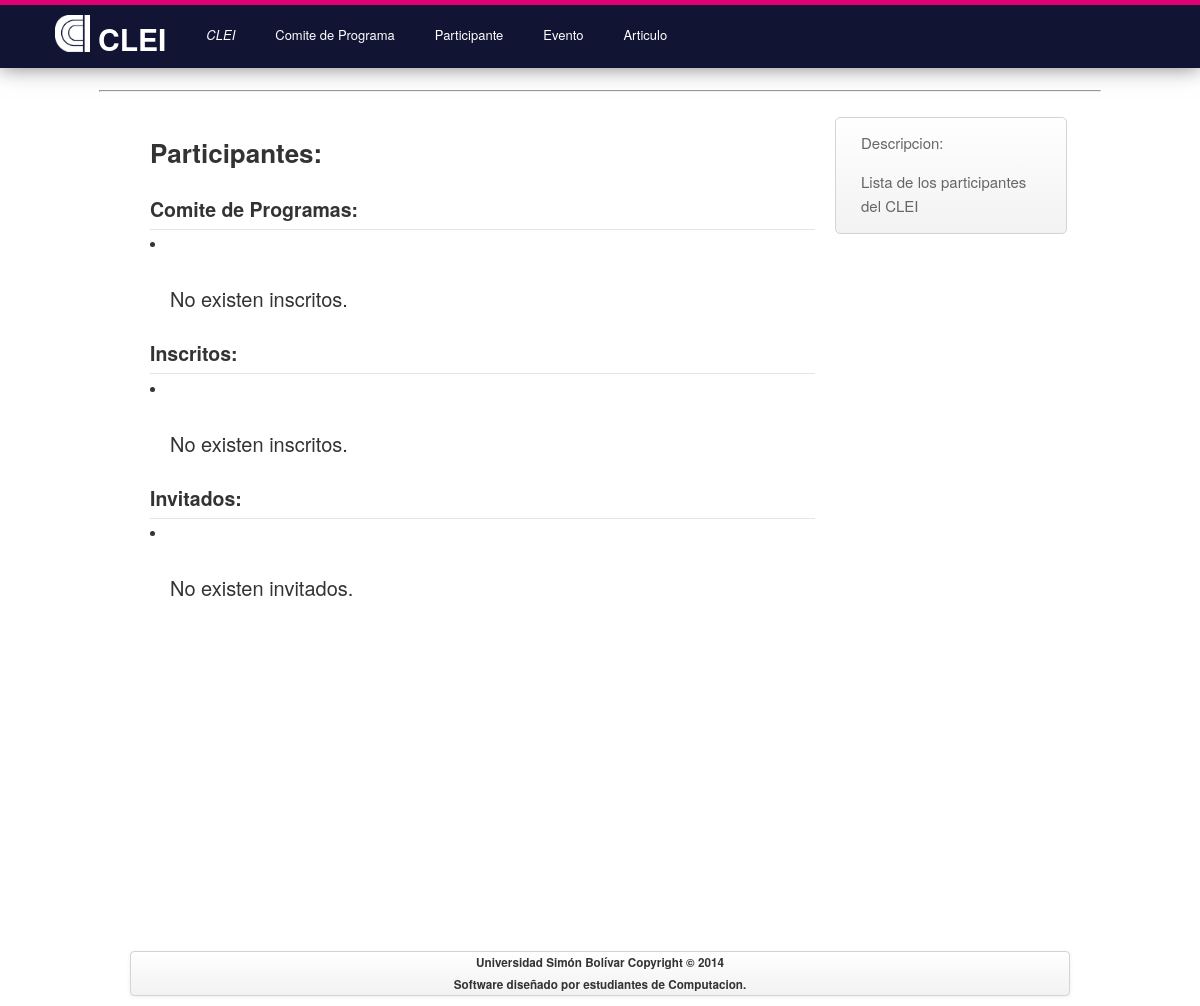
The app's page /persona/, older data.
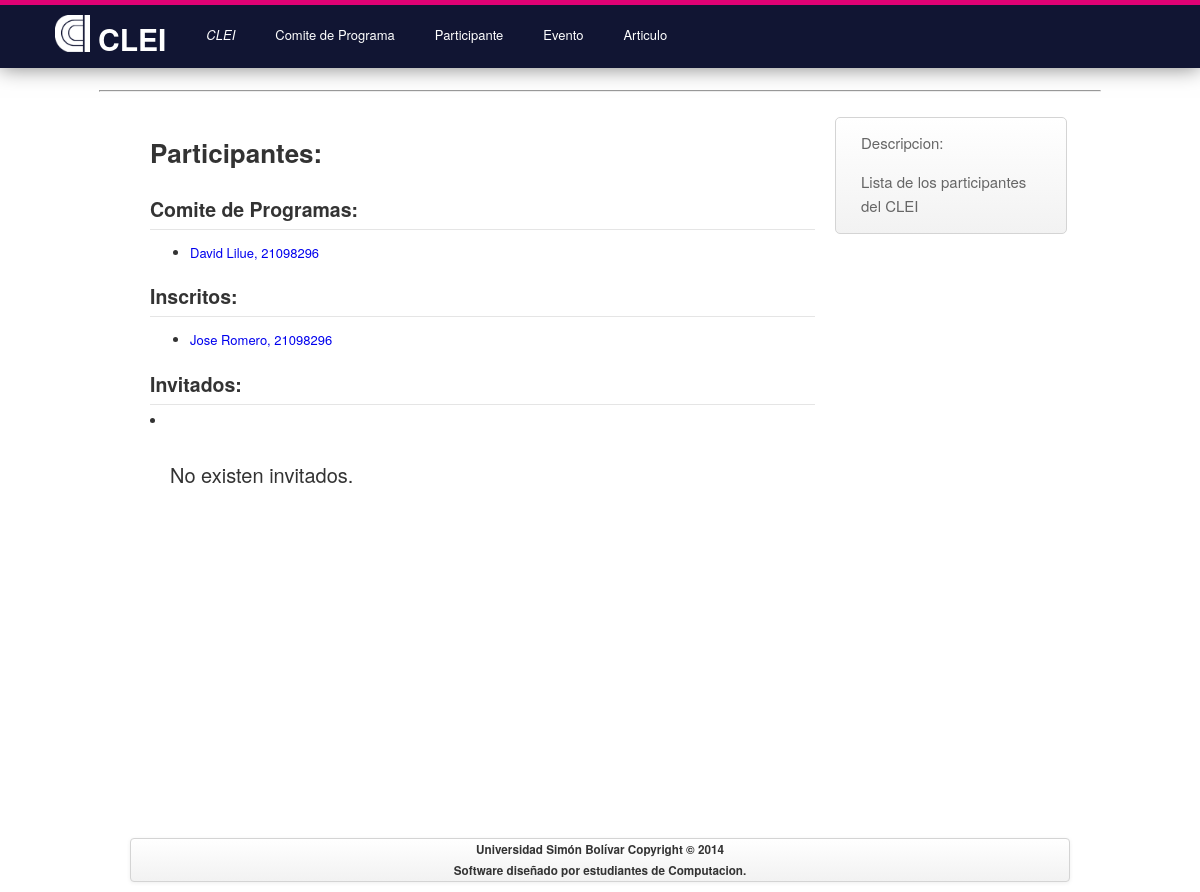
The same page, newer data.
### miembro_cp/models.py (models this page shows)
class Miembro_CP(models.Model):
    PRESIDENTE     = 'PR'
    REGULAR        = 'RE'
    CARGOS_CHOICES = (
        (PRESIDENTE, 'Presidente'),
        (REGULAR   , 'Regular'   ),
    )
    persona    = models.ForeignKey(Persona, related_name = 'info_miembro')
    experticia = models.ManyToManyField(Experticia)
    cargo      = models.CharField(max_length = 2,
                                  choices    = CARGOS_CHOICES,
                                  default    = REGULAR)
    def __str__(self):
        return str(self.persona)

### persona/models.py (models this page shows)
class Persona(models.Model):
    cedula               = models.IntegerField()
    nombre               = models.CharField(max_length=100)
    apellido             = models.CharField(max_length=100)
    institucion_afiliada = models.CharField(max_length=100)
    email                = models.EmailField(max_length=50)
    pais                 = models.CharField(max_length=100)
    def __str__(self):
        return str(self.nombre) + " " + str(self.apellido) + ", " + str(self.cedula)

### asistente/models.py (models this page shows)
class Inscrito(models.Model):
    created    = models.DateTimeField(default=datetime.now)
    monto      = models.IntegerField()
    asistencia = models.ManyToManyField(Asistencia)
    descuento  = models.ManyToManyField(Descuento)
    inscrito   = models.ForeignKey(Asistente, related_name="asistente")
    def __str__(self):
        return str(self.inscrito)

class Asistente(models.Model):
    cod_postal = models.IntegerField()
    telefono   = models.IntegerField()
    url        = models.CharField(max_length=100, null=True, blank=True)
    info       = models.ForeignKey(Persona, related_name='persona')
    def __str__(self):
        return str(self.info)

### persona/views.py (the view)
def persona_participante(request):
    miembros       = Miembro_CP.objects.all()
    inscritos      = Inscrito.objects.all()
    invitado_lista = Invitado.objects.all()
    return render_to_response('persona/persona_index.html',
                              {'comite_lista'  : miembros,
                               'inscrito_lista': inscritos,
                               'invitado_lista': invitado_lista,
    })

### templates/persona/persona_index.html
{% extends "index.html" %}
{% block content %}
<h1>Participantes:</h1>
<h3>Comite de Programas:</h3>
{% if comite_lista %}
<ul>
  {% for c in comite_lista %}
  <li><a href="/miembro_cp/detalles/{{ c.id }}/">{{ c }}</a></li>
  {% endfor %}
</ul>
{% else %}
<li>
  <p>No existen inscritos.</p>
</li>
{% endif %}
<h3>Inscritos:</h3>
{% if inscrito_lista %}
<ul>
  {% for i in inscrito_lista %}
  <li><a href="/asistente/inscritos/detalles/{{ i.id }}">{{ i }}</a></li>
  {% endfor %}
</ul>
{% else %}
<li>
  <p>No existen inscritos.</p>
</li>
{% endif %}
<h3>Invitados:</h3>
{% if invitado_lista %}
<ul>
  {% for d in invitado_lista %}
  <li><a href="/invitado/detalles/{{ d.id }}">{{ d }}</a></li>
  {% endfor %}
</ul>
{% else %}
<li>
  <p>No existen invitados.</p>
</li>
{% endif %}
{% endblock %}
{% block sidebar %}
<li>
  <p>Lista de los participantes del CLEI</p>
</li>
{% endblock %}

Row changes from the older to the newer data that the page shows:
added Miembro_CP: persona.cedula "David Lilue, 21098296"
added Inscrito: inscrito.cedula "Jose Romero, 21098296"
Text that changed along with them:
text no longer shown: "No existen inscritos. No existen inscritos."
